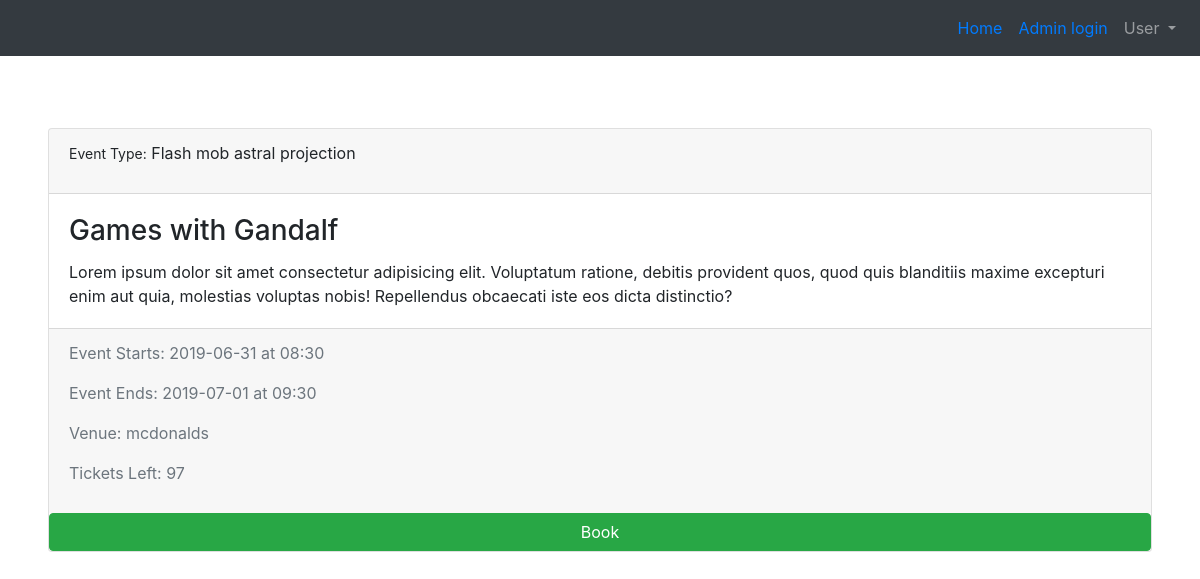
Before: /event/1 with the older database file.
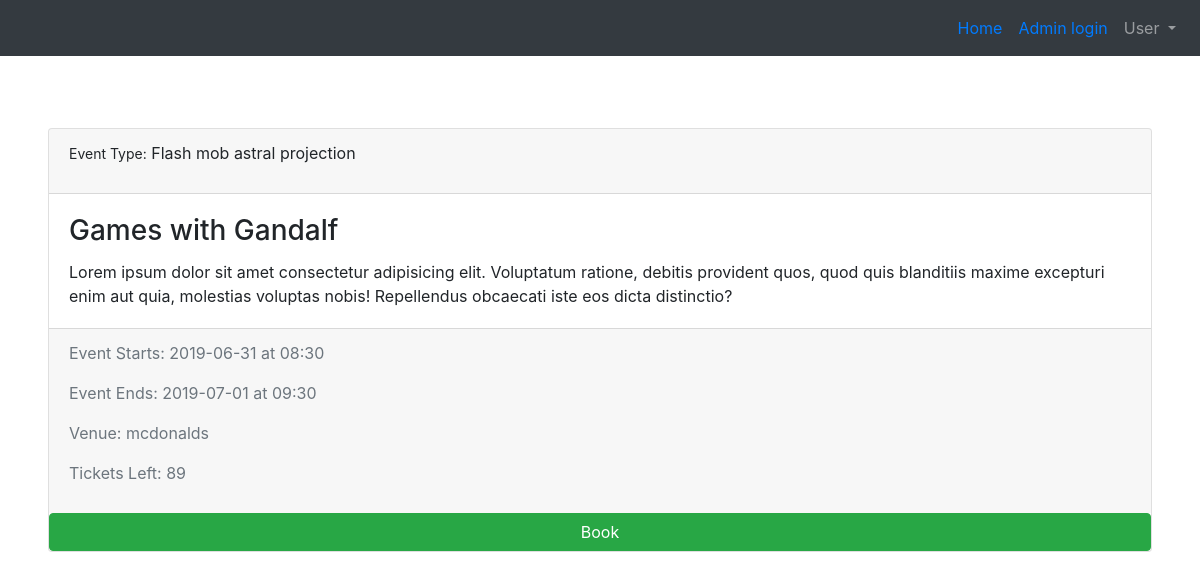
After: the same page with the newer database file.
### tables this page shows
CREATE TABLE 'events' ( eventID INTEGER PRIMARY KEY AUTOINCREMENT NOT NULL,'eventName' VARCHAR NOT NULL,'ticketsLeft' INTEGER NOT NULL,
  type VARCHAR NOT NULL,'startDate' date NOT NULL,'endDate' date NOT NULL,
  description VARCHAR NOT NULL,
  venueID INTEGER NOT NULL,
  adminID INTEGER NOT NULL
, 'endTime'  time NOT NULL  , 'startTime'  time NOT NULL  );

### application.py (the view, shortened to what this page needs)
@app.route("/event/<eventID>", methods=["GET", "POST"])
def event(eventID):
    if request.method == "GET":
        if not eventID or eventID.isdigit() is False:
            return redirect("/")
        else:
            events = db.execute(eventQry, eventID=eventID)
            venues = db.execute(allVenueQry)
            for event in events:
                for venue in venues:
                    if venue["venueID"] == event["venueID"]:
                        event["venueName"] = venue["venueName"]
            if len(events) != 1:
                return redirect("/")
            else:
                return render_template("event.html", event=events[0])

### application.py (called while the page is built)
@app.after_request
def after_request(response):
    response.headers["Cache-Control"] = "no-cache, no-store, must-revalidate"
    response.headers["Expires"] = 0
    response.headers["Pragma"] = "no-cache"
    return response

### templates/event.html (shortened to what this page needs)
{% extends "base.html" %}
{% block body %}
<br>
<div class="card" centered>
    <div class="card-header">
        <p><span style="font-size:14px">Event Type:</span> {{ event.type }}</p>
    </div>
    <div class="card-body">
        <h3 class="card-title">{{ event.eventName }}</h3>
        <p class="card-text">{{ event.description }}</p>
    </div>
    <div class="card-footer text-muted">
        <p>Event Starts: {{ event.startDate }} at {{ event.startTime }}</p>
        <p>Event Ends: {{ event.endDate }} at {{ event.endTime }}</p>
        <p>Venue: {{event.venueName}}</p>
        <p>Tickets Left: {{ event.ticketsLeft }}</p>
    </div>
        <a href="{{ '/book/%s'%event.eventID|urlencode }}" class="btn btn-success">Book</a>
    </div>
{%endblock %}

Changed rows visible on the page:
changed events "Games with Gandalf": ticketsLeft "97" → "89"
